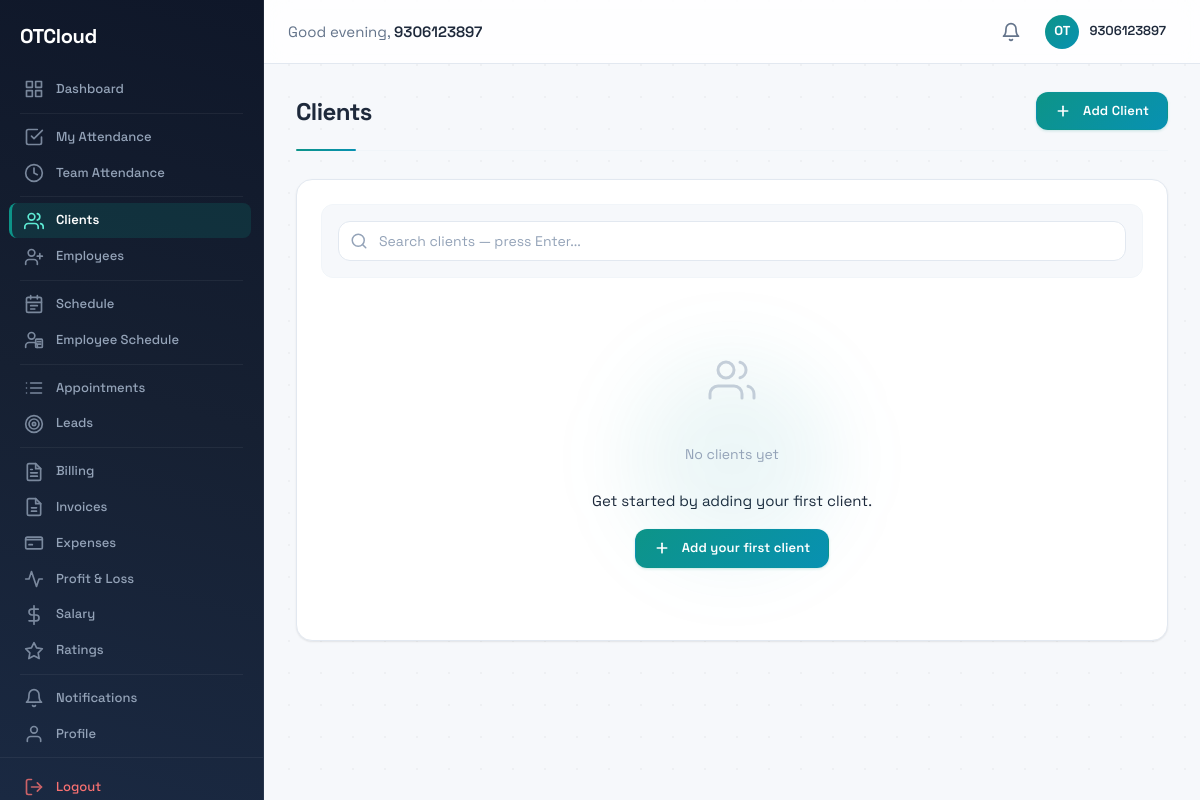
The app's page /clients/ (signed in), older data.
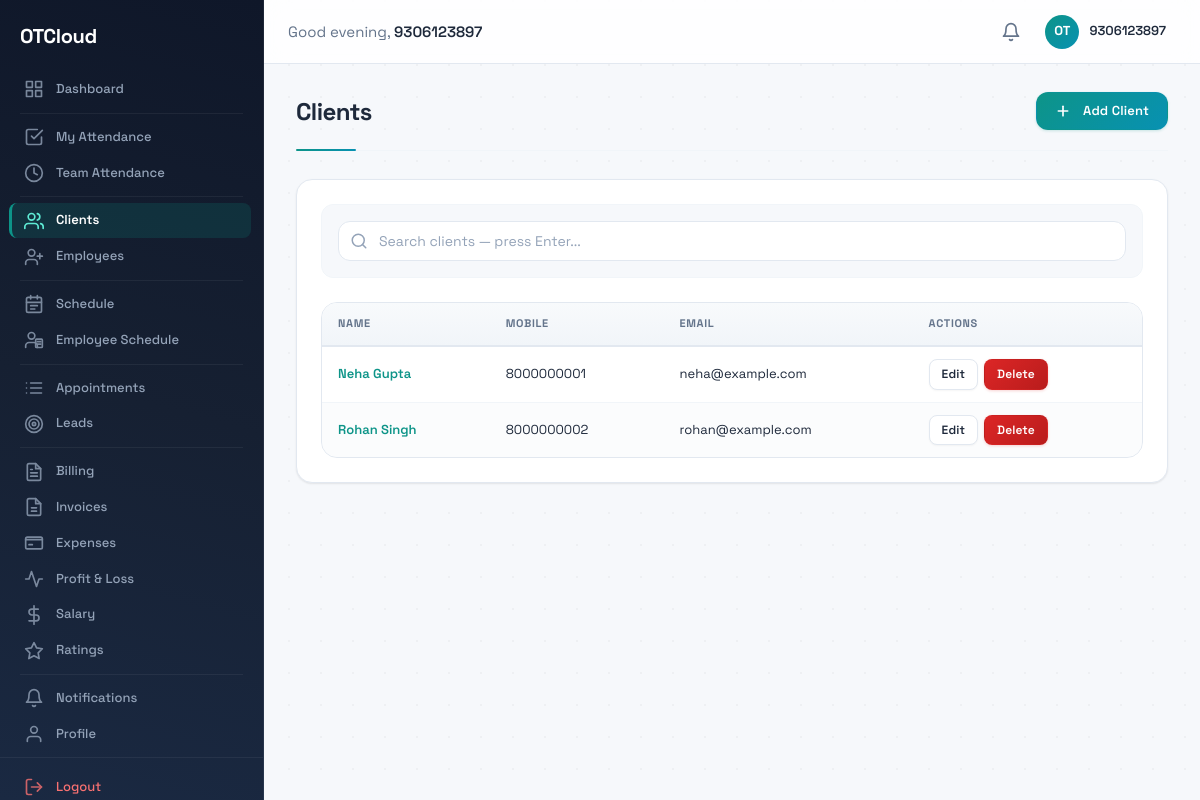
The same page, newer data.
### clients/models.py (models this page shows, shortened)
class Client(CoreModel):
    class Gender(models.TextChoices):
        MALE = 'male', 'Male'
        FEMALE = 'female', 'Female'
        OTHER = 'other', 'Other'
    user = models.OneToOneField(
        settings.AUTH_USER_MODEL,
        on_delete=models.CASCADE,
        related_name='client_profile',
        null=True, blank=True,
    )
    first_name = models.CharField(max_length=50)
    last_name = models.CharField(max_length=50, blank=True)
    mobile_number = models.CharField(max_length=15, unique=True)
    email = models.EmailField(blank=True)
    date_of_birth = models.DateField(null=True, blank=True)
    gender = models.CharField(max_length=10, choices=Gender.choices, blank=True)
    address = models.TextField(blank=True)
    medical_history = models.TextField(blank=True)
    assigned_therapist = models.ForeignKey(
        settings.AUTH_USER_MODEL,
        on_delete=models.SET_NULL,
        null=True, blank=True,
        related_name='assigned_clients',
        limit_choices_to={'role__in': ['staff', 'admin']},
    )
    preferred_days = models.CharField(
        max_length=40, blank=True,
        help_text='Comma-separated weekday codes the client prefers, e.g. "mon,wed,fri"',
    )
    preferred_time_start = models.TimeField(null=True, blank=True)
    preferred_time_end = models.TimeField(null=True, blank=True)
    notes = models.TextField(blank=True)
    objects = models.Manager()
    active_objects = ActiveManager()
    class Meta:
        ordering = ['first_name', 'last_name']
    @property
    def full_name(self):
        return f"{self.first_name} {self.last_name}".strip()
    DAY_LABELS = {
        'mon': 'Mon', 'tue': 'Tue', 'wed': 'Wed', 'thu': 'Thu',
        'fri': 'Fri', 'sat': 'Sat', 'sun': 'Sun',
    }

### clients/views.py (the view)
# urls.py: path('', views.ClientListView.as_view(), name='client_list'),
@method_decorator([login_required, _admin_or_staff_required], name='dispatch')
class ClientListView(View):
    template_name = 'clients/client_list.html'
    paginate_by = 20
    def get(self, request):
        query = request.GET.get('q', '').strip()
        if query:
            clients = ClientService.search_clients(query)
        else:
            clients = ClientService.get_all_clients()
        paginator = Paginator(clients, self.paginate_by)
        page_number = request.GET.get('page')
        page_obj = paginator.get_page(page_number)
        context = {
            'page_obj': page_obj,
            'clients': page_obj,
            'search_query': query,
        }
        return render(request, self.template_name, context)

### accounts/models.py (called while the page is built)
    def get_full_name(self):
        return f"{self.first_name} {self.last_name}".strip()

### clients/services.py (called while the page is built)
    @staticmethod
    def get_all_clients():
        return Client.active_objects.all()

### clients/views.py (called while the page is built)
def _admin_or_staff_required(view_func):
    from functools import wraps
    @wraps(view_func)
    def wrapper(request, *args, **kwargs):
        user = request.user
        if not (user.is_superuser or user.role in ('admin', 'staff')):
            messages.error(request, "You do not have permission to manage clients.")
            return redirect('/')
        return view_func(request, *args, **kwargs)
    return wrapper

### core/models.py (called while the page is built)
    def get_queryset(self):
        return super().get_queryset().filter(is_deleted=False)

### notifications/context_processors.py (called while the page is built)
def unread_notifications_count(request):
    if request.user.is_authenticated:
        return {
            'unread_notifications_count': NotificationService.get_unread_count(request.user),
        }
    return {'unread_notifications_count': 0}

### notifications/services.py (called while the page is built)
    @staticmethod
    def get_unread_count(user):
        return (
            Notification.active_objects
            .filter(user=user, is_read=False)
            .count()
        )

### clients/templates/clients/client_list.html (shortened to what this page needs)
{% extends "base.html" %}
{% block content %}
<div class="page-header">
  <div class="page-header-left">
    <h1 class="page-title">Clients</h1>
  </div>
  <div class="page-header-right">
    <a href="{% url 'clients:client_create' %}" class="btn btn-primary">
      <svg width="16" height="16" viewBox="0 0 24 24" fill="none" stroke="currentColor" stroke-width="2.5" stroke-linecap="round" stroke-linejoin="round" style="margin-right: 0.25rem; vertical-align: -2px;"><line x1="12" y1="5" x2="12" y2="19"/><line x1="5" y1="12" x2="19" y2="12"/></svg>
      Add Client
    </a>
  </div>
</div>
<div class="card">
  <div class="card-body">
    <form method="get" action="{% url 'clients:client_list' %}">
      <div class="list-toolbar">
        <div class="search-box">
          <input type="text" name="q" value="{{ search_query }}" placeholder="Search clients — press Enter..." class="form-input search-input" aria-label="Search clients">
        </div>
      </div>
    </form>
    {% if clients %}
    <div class="table-responsive">
      <table class="desktop-table">
        <thead>
          <tr>
            <th>Name</th>
            <th>Mobile</th>
            <th>Email</th>
            <th>Actions</th>
          </tr>
        </thead>
        <tbody>
          {% for client in clients %}
          <tr>
            <td><a href="{% url 'clients:client_detail' pk=client.pk %}" class="link-primary">{{ client.full_name }}</a></td>
            <td>{{ client.mobile_number }}</td>
            <td>{{ client.email|default:"-" }}</td>
            <td>
              <div class="table-actions-cell">
                <a href="{% url 'clients:client_update' pk=client.pk %}" class="btn btn-sm btn-secondary" title="Edit">Edit</a>
                <a href="{% url 'clients:client_delete' pk=client.pk %}" class="btn btn-sm btn-danger" title="Delete">Delete</a>
              </div>
            </td>
          </tr>
          {% endfor %}
        </tbody>
      </table>
    </div>
    {% else %}
    <div class="empty-state" style="padding: 3rem 1rem; text-align: center;">
      <div class="empty-state-icon">
        <svg width="48" height="48" viewBox="0 0 24 24" fill="none" stroke="currentColor" stroke-width="1.5" stroke-linecap="round" stroke-linejoin="round">
          <path d="M17 21v-2a4 4 0 0 0-4-4H5a4 4 0 0 0-4 4v2"/>
          <circle cx="9" cy="7" r="4"/>
          <path d="M23 21v-2a4 4 0 0 0-3-3.87"/>
          <path d="M16 3.13a4 4 0 0 1 0 7.75"/>
        </svg>
      </div>
      {% if search_query %}
      <p class="empty-state-text">No clients matching "{{ search_query }}"</p>
      <p class="empty-state-hint">Try adjusting your search query or <a href="{% url 'clients:client_list' %}">view all clients</a>.</p>
      {% else %}
      <p class="empty-state-text">No clients yet</p>
      <p class="empty-state-hint" style="margin-bottom: 1rem;">Get started by adding your first client.</p>
      <a href="{% url 'clients:client_create' %}" class="btn btn-primary">
        <svg width="16" height="16" viewBox="0 0 24 24" fill="none" stroke="currentColor" stroke-width="2.5" stroke-linecap="round" stroke-linejoin="round" style="margin-right: 0.25rem; vertical-align: -2px;"><line x1="12" y1="5" x2="12" y2="19"/><line x1="5" y1="12" x2="19" y2="12"/></svg>
        Add your first client
      </a>
      {% endif %}
    </div>
    {% endif %}
  </div>
</div>
{% endblock %}

Row changes from the older to the newer data that the page shows:
added Client: full_name "Neha Gupta", mobile_number "8000000001", email "neha@example.com"
added Client: full_name "Rohan Singh", mobile_number "8000000002", email "rohan@example.com"
Text that changed along with them:
text no longer shown: "No clients yet Get started by adding your first client. Add your first client"
text now shown: "NAME MOBILE EMAIL ACTIONS"
